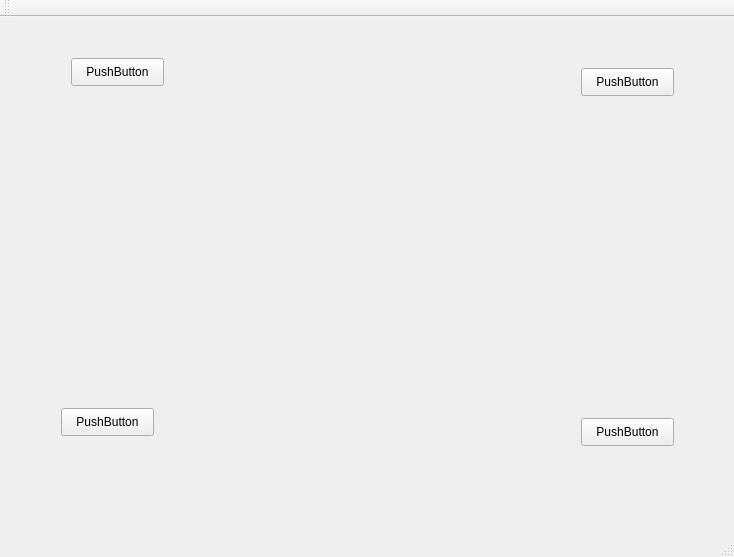
<?xml version="1.0" encoding="UTF-8"?>
<ui version="4.0">
 <class>MainWindow</class>
 <widget class="QMainWindow" name="MainWindow">
  <property name="geometry">
   <rect>
    <x>0</x>
    <y>0</y>
    <width>734</width>
    <height>557</height>
   </rect>
  </property>
  <property name="windowTitle">
   <string>MainWindow</string>
  </property>
  <widget class="QWidget" name="centralWidget">
   <layout class="QGridLayout" name="gridLayout">
    <item row="0" column="0">
     <widget class="KeepRatioWidget" name="widget_test" native="true">
      <property name="minimumSize">
       <size>
        <width>712</width>
        <height>470</height>
       </size>
      </property>
      <widget class="QPushButton" name="pushButton">
       <property name="geometry">
        <rect>
         <x>60</x>
         <y>30</y>
         <width>93</width>
         <height>28</height>
        </rect>
       </property>
       <property name="text">
        <string>PushButton</string>
       </property>
      </widget>
      <widget class="QPushButton" name="pushButton_2">
       <property name="geometry">
        <rect>
         <x>570</x>
         <y>40</y>
         <width>93</width>
         <height>28</height>
        </rect>
       </property>
       <property name="text">
        <string>PushButton</string>
       </property>
      </widget>
      <widget class="QPushButton" name="pushButton_3">
       <property name="geometry">
        <rect>
         <x>50</x>
         <y>380</y>
         <width>93</width>
         <height>28</height>
        </rect>
       </property>
       <property name="text">
        <string>PushButton</string>
       </property>
      </widget>
      <widget class="QPushButton" name="pushButton_4">
       <property name="geometry">
        <rect>
         <x>570</x>
         <y>390</y>
         <width>93</width>
         <height>28</height>
        </rect>
       </property>
       <property name="text">
        <string>PushButton</string>
       </property>
      </widget>
     </widget>
    </item>
   </layout>
  </widget>
  <widget class="QMenuBar" name="menuBar">
   <property name="geometry">
    <rect>
     <x>0</x>
     <y>0</y>
     <width>734</width>
     <height>26</height>
    </rect>
   </property>
  </widget>
  <widget class="QToolBar" name="mainToolBar">
   <attribute name="toolBarArea">
    <enum>TopToolBarArea</enum>
   </attribute>
   <attribute name="toolBarBreak">
    <bool>false</bool>
   </attribute>
  </widget>
  <widget class="QStatusBar" name="statusBar"/>
 </widget>
 <layoutdefault spacing="6" margin="11"/>
 <customwidgets>
  <customwidget>
   <class>KeepRatioWidget</class>
   <extends>QWidget</extends>
   <header>keepratiowidget.h</header>
   <container>1</container>
  </customwidget>
 </customwidgets>
 <resources/>
 <connections/>
</ui>
